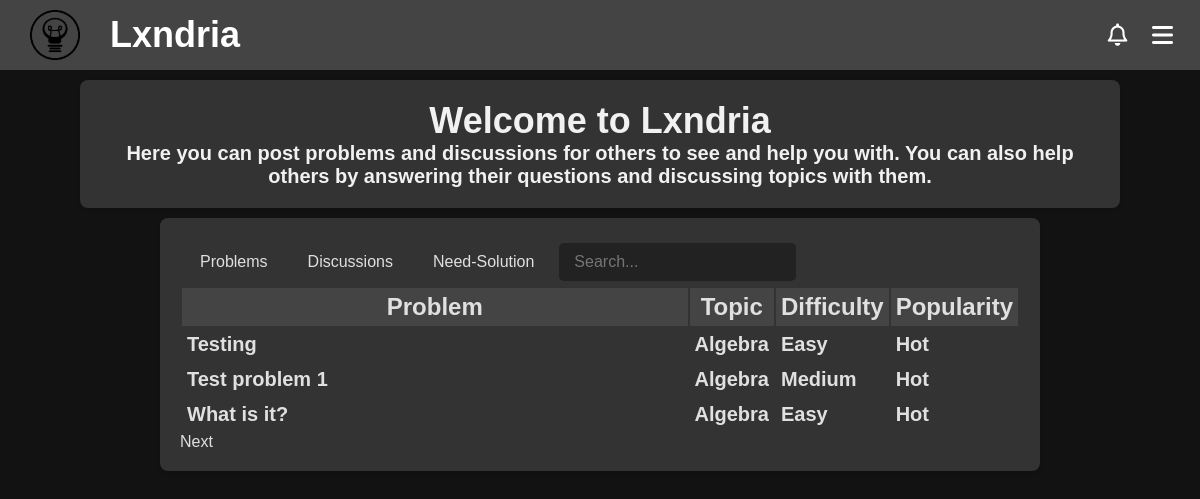
The page / on the database its author committed.
### app/models.py (models this page shows, shortened)
class Problem(db.Model):
    __tablename__ = "problem"
    __table_args__ = {"extend_existing": True}
    id = db.Column(db.Integer, primary_key=True, autoincrement=True)
    title = db.Column(db.String(100), nullable=False)
    topic = db.Column(db.String(30), nullable=False)
    attempts = db.Column(db.Integer, default=0)
    solved = db.Column(db.Integer, default=0)
    created_at = db.Column(db.DateTime, default=datetime.utcnow)
    updated_at = db.Column(db.DateTime, onupdate=datetime.utcnow)
    views = db.Column(db.Integer, default=0)
    author = db.Column(db.String(80), db.ForeignKey('user.username'))
    user = db.relationship('User', backref=db.backref('problems', cascade="all, delete-orphan"))
    content = db.Column(db.Text, nullable=False)
    encrypted_answer = db.Column(db.Text, nullable=False)
    __table_args__ = (
        CheckConstraint("topic IN ('Algebra', 'Geometry', 'Number Theory', 'Calculus', 'Logic', 'Classical Mechanics', 'Electricity and Magnetism', 'Computer Science', 'Quantitative Finance', 'Chemistry', 'Probability')", name="valid_topic_check"),
    )
    '''@property
    def content(self):
        path = os.getenv('UPLOAD_FOLDER')+f"/{self.author}/Problems/{self.id}.txt"
        with open(path, 'r') as file:
            content = file.read()
        for line in content.split("\n"):
            if "<<Answer: " in line:
                return content.replace(line, "")
    '''
    @property
    def difficulty(self):
        if self.attempts == 0:
            return "TBD"
        elif self.solved/self.attempts > os.getenv('EASY_THRESHOLD', 0.7):
            return "Easy"
        elif self.solved/self.attempts > os.getenv('MEDIUM_THRESHOLD', 0.3):
            return "Medium"
        else:
            return "Hard"
    @hybrid_property
    def popularity_value(self):
        views_weight = os.getenv('VIEWS_WEIGHT', 0.5)
        attempts_weight = os.getenv('ATTEMPTS_WEIGHT', 1.5)
        bookmarks_weight = os.getenv('BOOKMARKS_WEIGHT', 3)
        views = self.views
        attempts = self.attempts
        bookmarks = Bookmarks.query.filter_by(problem_id=self.id).count()
        return views_weight*views + attempts_weight*attempts + bookmarks_weight*bookmarks
    @property
    def popularity(self):
        popularity_value = self.popularity_value
        if popularity_value > os.getenv('POPULAR_THRESHOLD', 1000):
            return "Popular"
        elif popularity_value > os.getenv('TRENDING_THRESHOLD', 500):
            return "Trending"
        elif popularity_value > os.getenv('ACTIVE_THRESHOLD', 100):
            return "Active"
        else:
            return "Hot"
    @hybrid_property
    def needs_solution(self):
        solutions = Solutions.query.filter_by(problem_id=self.id).count()
        if solutions == 0:
            return True
        return False
    @needs_solution.expression
    def needs_solution(cls):
        return ~db.session.query(Solutions.id).filter(Solutions.problem_id == cls.id).exists()
    '''@property
    def encrypted_answer(self):
        path = os.getenv('UPLOAD_FOLDER')+f"/{self.author}/Problems/{self.id}.txt"
        with open(path, 'r') as file:
            content = file.read()
        for line in content.split("\n"):
            if "<<Answer: " in line:
                return line.replace("<<Answer: ", "").replace(">>", "")
    '''

### app/routes/main.py (the view, shortened to what this page needs)
@main_bp.route('/')
def index():
    pageNumber = request.args.get('page', default=0, type=int)
    rows = request.args.get('rows', default=10, type=int)
    table = request.args.get('table', default='problems', type=str)
    sort_by = request.args.get('sort', default='created_at', type=str)
    sort_convention = request.args.get('convention', default='desc', type=str)
    if sort_by == 'created_at':
        if sort_convention == 'asc':
            all_problems = Problem.query.order_by(Problem.created_at).all()
            all_discussions = Discussion.query.order_by(Discussion.created_at).all()
            need_solution = Problem.query.filter(Problem.needs_solution == True).order_by(Problem.created_at).all()
        else:
            all_problems = Problem.query.order_by(Problem.created_at.desc()).all()
            all_discussions = Discussion.query.order_by(Discussion.created_at.desc()).all()
            need_solution = Problem.query.filter(Problem.needs_solution == True).order_by(Problem.created_at).all()
    new_sort_convention = 'asc' if sort_convention == 'desc' else 'desc'
    return render_template('index.html', problems=all_problems, page=pageNumber, row_per_page=rows, discussions=all_discussions, table=table, need_solution=need_solution, sort_convention=new_sort_convention)

### app/models.py (called while the page is built)
    @hybrid_property
    def popularity_value(self):
        views_weight = os.getenv('VIEWS_WEIGHT', 0.5)
        comments_weight = os.getenv('COMMENTS_WEIGHT', 2)
        bookmarks_weight = os.getenv('BOOKMARKS_WEIGHT', 3)
        time_constant = os.getenv('TIME_CONSTANT', 100)
        views = self.views
        comments = Comments.query.filter_by(parent_id='D'+str(self.id)).count()
        bookmarks = Bookmarks.query.filter_by(discussion_id=self.id).count()
        return views_weight*views + comments_weight*comments + bookmarks_weight*bookmarks

    @property
    def popularity(self):
        popularity_value = self.popularity_value
        if popularity_value > os.getenv('POPULAR_THRESHOLD', 1000):
            return "Popular"
        elif popularity_value > os.getenv('TRENDING_THRESHOLD', 500):
            return "Trending"
        elif popularity_value > os.getenv('ACTIVE_THRESHOLD', 100):
            return "Active"
        else:
            return "Hot"

### app/templates/index.html (shortened to what this page needs)
<!DOCTYPE html>
<html>
<head>
  <link rel="stylesheet" href="{{url_for('static', filename='css/homepage.css')}}">
</head>
{%include 'banner.html'%}
<body>
   <div class="intro">
        <h1>Welcome to Lxndria</h1>
        <p>Here you can post problems and discussions for others to see and help you with. You can also help others by answering their questions and discussing topics with them.</p>
  </div>
  <div class="Table">
    {%include 'main_table_header.html'%}
    {%if table=='problems'%}
    <div class ="table" id="Problems">
    {%else%}
    <div class ="table" id="Problems" style="display: none;">
    {%endif%}
    <table id="problems-table">
      <tr>
        <th>Problem</th>
        <th>Topic</th>
        <th><a href="/?sort=Difficulty&convention={{sort_convention}}&table=problems">Difficulty</a></th>
        <th><a href="/?sort=Popularity&convention={{sort_convention}}&table=problems">Popularity</a></th>
      </tr>
      {% for index in range(page*row_per_page, (page+1)*row_per_page) %}
      {% if index >= problems|length %}
        {% set stop=true %}
      {% else %}
        {% set problem = problems[index] %}
      <tr>
        <td><a href="/problem/{{problem.id}}">{{problem.title}}</a></td>
        <td>{{problem.topic}}</td>
        <td>{{problem.difficulty}}</td>
        <td>{{problem.popularity}}</td>
      </tr>
      {% endif %}
      {% endfor %}
    </table>
    <div class="pagination">
      {% if not stop %}
        <a href="/?page={{page+1}}&table=problems">Next</a>
      {% endif %}
  </div>
  </div>
</body>
</html>

### app/static/css/homepage.css (style rules this page uses)
.intro { max-width: 1000px; margin: 10px auto; padding: 20px; background-color: #333; box-shadow: 0 2px 4px rgba(0, 0, 0, 0.1); border-radius: 8px; color: #e0e0e0; }
.intro h1 { font-size: 2.25rem; font-family: 'Gill Sans', 'Gill Sans MT', Calibri, 'Trebuchet MS', sans-serif; font-weight: bold; text-align: center; background-color: #333; }
.intro p { font-size: 1.25rem; font-family: 'Gill Sans', 'Gill Sans MT', Calibri, 'Trebuchet MS', sans-serif; font-weight: bold; text-align: center; background-color: #333; }
.Table { display: table; width : 70%; margin: 5px auto; padding: 20px; background-color: #333; box-shadow: 0 2px 4px rgba(0, 0, 0, 0.1); border-radius: 8px; color: #e0e0e0; flex-direction: column; }
.table { display: table; width: 100%; background-color: #333; color: #e0e0e0; flex-direction: column; }
.table th { font-size: 1.5rem; width: 100%; padding: 5px; font-family: 'Gill Sans', 'Gill Sans MT', Calibri, 'Trebuchet MS', sans-serif; font-weight: bold; }
.table tr { display: table-row; padding: 5px; border-bottom: 1px solid #e0e0e0; justify-content: space-between; }
.table tr:first-child { background-color: #444; }
.table tr:last-child { border-bottom: none; }
.table td { width :x 250px; font-size: 1.25rem; padding: 5px; font-family: 'Gill Sans', 'Gill Sans MT', Calibri, 'Trebuchet MS', sans-serif; font-weight: bold; }

### app/static/css/banner.css (style rules this page uses)
body, h1, p { margin: 0; padding: 0; text-decoration: none; color: inherit; font-family: Arial, sans-serif; box-sizing: border-box; background-color: #121212; color: #f1f1f1; ; }
a { text-decoration: none; color: inherit; }

### rows shown on the page
Problem: title "Testing", topic "Algebra", difficulty "Easy", popularity "Hot"
Problem: title "Test problem 1", topic "Algebra", difficulty "Medium", popularity "Hot"
Problem: title "What is it?", topic "Algebra", difficulty "Easy", popularity "Hot"
